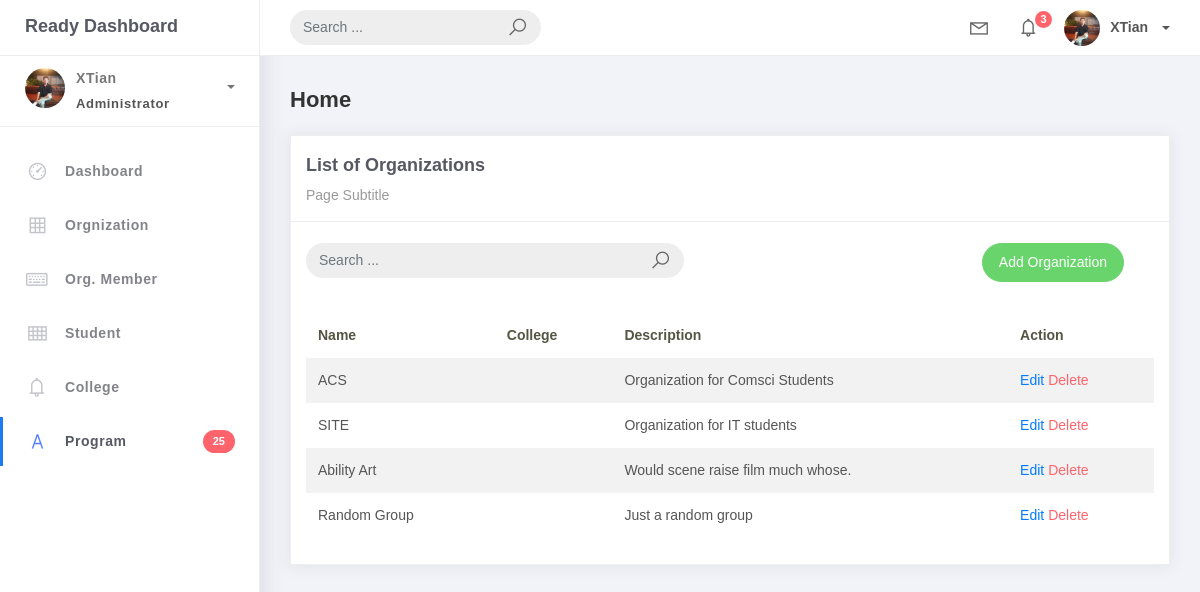
/organization-list/, run on an earlier commit of the app's database.
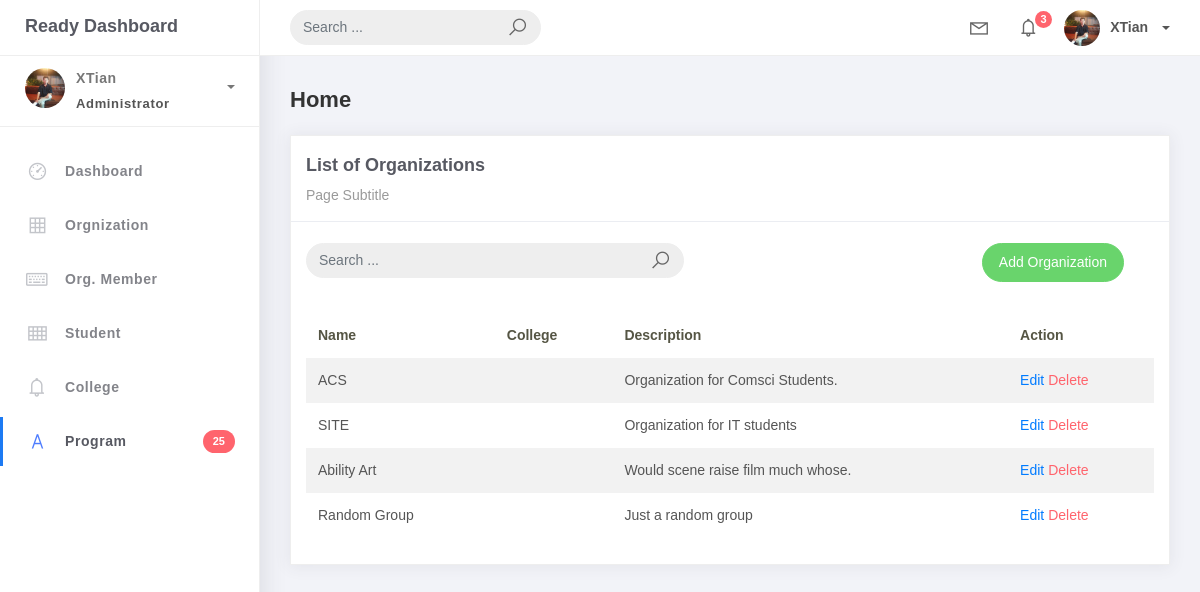
And on a later commit of the database.
### studentorg/models.py (models this page shows, shortened)
class BaseModel (models.Model):
    created_at = models.DateTimeField (auto_now_add=True, db_index=True)
    update_at = models.DateTimeField (auto_now=True)
    class Meta:
        abstract = True

class Organization(BaseModel):
    name = models.CharField(max_length=250)
    College = models.ForeignKey(College, null=True, blank=True, on_delete=models.CASCADE)
    description = models.CharField(max_length=500)

### studentorg/views.py (the view)
# urls.py: path('organization-list/', OrganizationList.as_view(), name='organization-list'),
class OrganizationList(ListView):
    model = Organization
    context_object_name = 'organization'
    template_name = 'org_list.html'
    paginate_by = 5
    def get_queryset(self, *args, **kwargs):
         qs = super(OrganizationList, self).get_queryset(*args, **kwargs)
         if self.request.GET.get("q") != None:
             query = self.request.GET.get('q')
             qs = qs.filter(Q(name__icontains=query) |
                            Q(description__icontains=query))
         return qs

### templates/org_list.html (shortened to what this page needs)
{% extends 'base.html' %} {% load static %} {% block content %}
<div class="content">
  <div class="container-fluid">
    <h4 class="page-title">Home</h4>
    <div class="row">
      <div class="col-md-12">
        <div class="card">
          <div class="card-header">
            <div class="card-title">List of Organizations</div>
            <div class="card-category">Page Subtitle</div>
          </div>
          <br />
          <div class="col-md-12 row">
            <div class="col-md-6">
              <form class="navbar-left navbar-form nav-search mr-md-3" action="{% url 'organization-list' %}">
                <div class="input-group">
                  <input type="text" placeholder="Search ..." class="form-control" name="q" />
                  <div class="input-group-append">
                    <span class="input-group-text">
                      <i class="la la-search search-icon"></i>
                    </span>
                  </div>
                </div>
              </form>
            </div>
            <div class="col-md-6">
              <div class="pull-right">
                <a
                  href="{% url 'organization-add' %}" class="btn btn-success btn-rounded">Add Organization</a>
              </div>
            </div>
          </div>
          <div class="card-body">
            <table class="table table-striped mt-3">
              <thead>
                <tr>
                  <th scope="col">Name</th>
                  <th scope="col">College</th>
                  <th scope="col">Description</th>
                  <th scope="col">Action</th>
                </tr>
              </thead>
              <tbody>
                {% for object in object_list %}
                <tr>
                  <td>{{ object.name}}</td>
                  <td>{{ object.college }}</td>
                  <td>{{ object.description }}</td>
                  <td>
                    <a href="/organization-list/{{object.id}}">Edit</a>
                    <a href="/organization-list/{{object.id}}/delete" class="text-danger">Delete</a>
                  </td>
                </tr>
                {% empty %}
                <tr>
                  <td colspan="4" style="text-align: center">
                    <p class="text-sm font-weight-bold mb-0">No Records Found</p>
                  </td>
                </tr>
                {% endfor %}
              </tbody>
            </table>
          </div>
        </div>
      </div>
    </div>
  </div>
</div>
{% endblock %}

What changed in the data, as far as the page shows it:
changed Organization "ACS": description "Organization for Comsci Students" → "Organization for Comsci Students."
